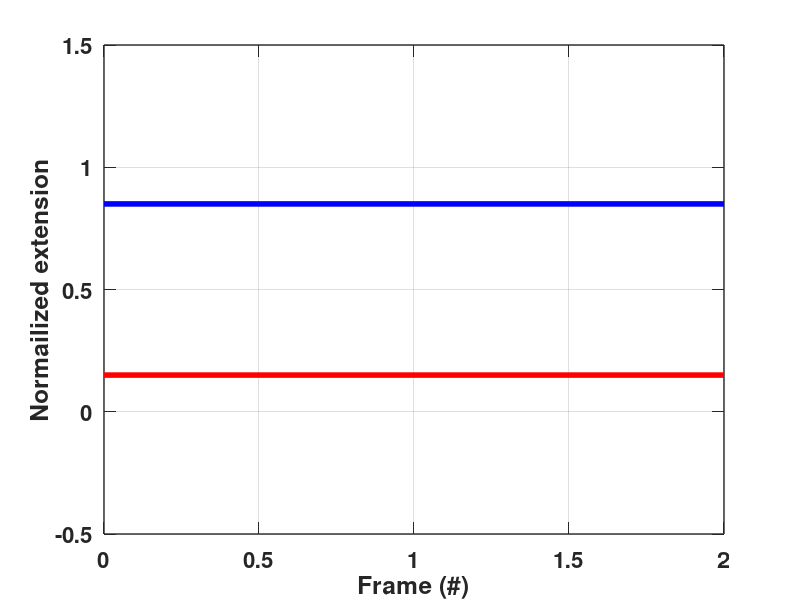

Source code (MATLAB):
clear all
close all
clc

cpath = 'C:\Users\tylab\Desktop\HK_R\HMM_MJ';
dpath = 'C:\Users\tylab\Desktop\HK_R\HMM_MJ\30% PG\WT\2018.06.12 _ Refolding trace (1.2kHz)\5pN';
fpath = 'C:\Users\tylab\Desktop\HK_R\HMM_MJ\Synchronized\WT'; % 5 Hz
%%%% Intermediate --> scaling = 50nm
%%%% Refolding --> scaling = 24nm at 5pN
%%
saving = 0;
%%
cd(dpath);
RTraw=dir(['*.txt']);
S = struct(RTraw);
nfile = size(RTraw,1);

la = 30000;
display(['Set acquisition rate (Hz)']);
fps = str2num(input('Set acquisition rate (Hz): ','s'));
fc = 60;
fs2 = 20;
fs3 = 10;
fs = 5;
fs3 = 30;

RTz = {};
smoothRTz={};
Transz ={};
Norz = {};
Cutz = {};

for i = 1:nfile
    RTz{i}=load(S(i).name);
end

cd(cpath)
a = 22;  %Normailized facfor 26 for 6pN, 22 for 5pN

Minz = {};

for j = 1:nfile
    smoothRTz{j} = medfilt1(RTz{j},fps/fs);
    Minz{j} = min(smoothRTz{j});
    Transz{j} = RTz{j} - Minz{j} + a/4;
    Norz{j} = (Transz{j})/a;
end

tis = {};

refoldingz = 0.15;
notrefoldingz = 0.85;

if 1
    for i = 1:nfile
        m = 0.01;
        x = 0.05;
        figure(100+i);
        f=figure(100+i);
        Screensize = get( groot, 'Screensize' );
        set(f, 'Position', [600, 100, Screensize(3)*0.65, Screensize(4)*0.85 ]);
        figp = get(gcf,'Position');
        set(0,'DefaultFigurePosition', figp);
        display(['Shift traces of cycle' num2str(i)])
        
        while 1
            f;
            plot(Norz{i},'Color',[0.7 0.7 0.7],'LineWidth',1.5);
            hold on;
            axis([0 length(Norz{i}) -0.4 1.4]);
            plot(get(gca,'xlim'), [refoldingz refoldingz],'r','LineWidth',4);
            hold on;
            %plot(get(gca,'xlim'),[refoldingI1 refoldingI1],'Color',[1 0.5 0],'LineWidth',2);
            %plot(get(gca,'xlim'),[refoldingI2 refoldingI2],'g','LineWidth',2);
            plot(get(gca,'xlim'),[notrefoldingz notrefoldingz],'b','LineWidth',4);
            hold on;
            plot(medfilt1(Norz{i},fps/fs3),'y','LineWidth',1.5);
            plot(medfilt1(Norz{i},fps/fs),'k','LineWidth',1.5);
            
            axis([0 length(Norz{i}) -0.4 1.4]);
            grid on;
            set(gca, 'fontsize', 16, 'linewidth', 1, 'fontweight', 'bold','TickLength',[0.02 0.02]);
            xlabel('Time (s)'); ylabel('Normalized extension (nm)');
            
            ans = getkey
            if ans == 28
                Norz{i} = Norz{i} - m;
            elseif ans == 29
                Norz{i} =Norz{i} + m;
            elseif ans == 30
                Norz{i} = Norz{i} + x;
            elseif ans == 31
                Norz{i} = Norz{i} - x;
            else
                break
            end
            clf(f);
        end
        pause;
        getpts
        tis{i} = ans;
        ao= tis{i}(1);
        co = tis{i}(end);
        Mnorz(i) = mean(Norz{i}(ao:co));
        Norz{i} = Norz{i}- (Mnorz(i) - refoldingz);
        
        if length(Norz{i}) < la
            N(i) = 1;
            Cutz{i}{1} = Norz{i};
        else
            N(i) = ceil(length(Norz{i})./la);
            for j = 1:N(i)-1
                Cutz{i}{j} = Norz{i}(1+la*(j-1):la*(j));
            end
            
            for j = N(i)
                Cutz{i}{j} = Norz{i}(1+la*(j-1):end);
            end
        end
        close(100+i);
    end
    
      for i = 1:nfile
        m = 0.25;
        x = 0.5;
        figure(10+i);
        f=figure(10+i);
        Screensize = get( groot, 'Screensize' );
        set(f, 'Position', [600, 100, Screensize(3)*0.65, Screensize(4)*0.85 ]);
        figp = get(gcf,'Position');
        set(0,'DefaultFigurePosition', figp);
        display(['Shift traces of cycle' num2str(i)])
        
        while 1
            f;
            plot(stt_a206g{j},'k','LineWidth',1.5);
            hold on;
            axis([0 length(stt_a206g{j}) -5 85]);
            plot(get(gca,'xlim'), [zup zup],'m','LineWidth',3);
            hold on;
            plot(medfilt1(stt_a206g{j},20),'y','LineWidth',1.5);
            axis([0 length(stt_a206g{j}) -5 85]);
            grid on;
            set(gca, 'fontsize', 16, 'linewidth', 1, 'fontweight', 'bold','TickLength',[0.02 0.02]);
            xlabel('Time (s)'); ylabel('Normalized extension (nm)');
            
            ans = getkey
            if ans == 28
                stt_a206g{j} = stt_a206g{j} - m;
            elseif ans == 29
                stt_a206g{j} =stt_a206g{j} + m;
            elseif ans == 30
                stt_a206g{j} = stt_a206g{j} + x;
            elseif ans == 31
                stt_a206g{j} = stt_a206g{j} - x;
            else
                break
            end
            clf(f);
        end
        pause;
        getpts
        tis{i} = ans;
        ao= tis{i}(1);
        co = tis{i}(end);
        Mnorz(i) = mean(stt_a206g{j}(ao:co));
        stt_a206g{j} = stt_a206g{j}- (Mnorz(i) - zup);
        
        if length(stt_a206g{j}) < la
            N(i) = 1;
            Cutz{i}{1} = stt_a206g{j};
        else
            N(i) = ceil(length(stt_a206g{j})./la);
            for j = 1:N(i)-1
                Cutz{i}{j} = stt_a206g{j}(1+la*(j-1):la*(j));
            end
            
            for j = N(i)
                Cutz{i}{j} = stt_a206g{j}(1+la*(j-1):end);
            end
        end
        close(100+j);
    end
end

C =[0:0.05:1; 0:0.05:1; 0:0.05:1]';

if 1
    for i= 1:nfile
        for j = 1:N(i)
            figure(100*i+j);
            f=figure(100*i+j);
            Screensize = get( groot, 'Screensize' );
            set(f, 'Position', [600, 150, Screensize(3)*0.65, Screensize(4)*0.85 ]);
            figp = get(gcf,'Position');
            set(0,'DefaultFigurePosition', figp);
            
            plot(Cutz{i}{j},'color',C(j,:),'LineWidth',1.5);
            hold on;
            plot(medfilt1(Cutz{i}{j},floor(fps/fc)),'y','LineWidth',2);
            hold on;
            plot(medfilt1(Cutz{i}{j},fps/fs3),'g','LineWidth',1.5);
            plot(medfilt1(Cutz{i}{j},fps/fs),'b','LineWidth',2);
            grid on;
            set(gca, 'fontsize', 16, 'linewidth', 1, 'fontweight', 'bold','TickLength',[0.02 0.02]);
            axis([0 length(Cutz{i}{j})+2 -0.5 1.5]);
            xlabel('Frame (#)'); ylabel('Normailized extension');
            plot(get(gca,'xlim'), [refoldingz refoldingz],'r','LineWidth',4);
            hold on;
            plot(get(gca,'xlim'),[notrefoldingz notrefoldingz],'b','LineWidth',4);
        end
    end
    figure(777);
    f=figure(777);
    Screensize = get( groot, 'Screensize' );
    set(f, 'Position', [600, 150, Screensize(3)*0.65, Screensize(4)*0.85 ]);
    figp = get(gcf,'Position');
    set(0,'DefaultFigurePosition', figp);
    
    plot(cell2mat(Norz'),'color',C(j,:),'LineWidth',1.5);
    hold on;
    plot(medfilt1(cell2mat(Norz'),floor(fps/fc)),'y','LineWidth',2);
    hold on;
    plot(medfilt1(cell2mat(Norz'),fps/fs),'b','LineWidth',2);
    grid on;
    set(gca, 'fontsize', 16, 'linewidth', 1, 'fontweight', 'bold','TickLength',[0.02 0.02]);
    axis([0 length(cell2mat(Norz'))+2 -0.5 1.5]);
    plot(get(gca,'xlim'), [refoldingz refoldingz],'r','LineWidth',4);
    hold on;
    plot(get(gca,'xlim'),[notrefoldingz notrefoldingz],'b','LineWidth',4);
    xlabel('Frame (#)'); ylabel('Normailized extension');
end

sss = find(dpath == '8');

if saving
    for i = 1:nfile
        for j =1:N(i)
            cd(fpath)
            Norsmothz{i}= medfilt1(Cutz{i}{j},floor(fps/fc));
            temp = Norsmothz{i}(floor(fps/(fc*3)):end-floor(fps/(fc*3)));
            save(['60Hz window-',dpath(sss-1:sss+6),'_',S(i).name(1:7),'_',num2str(i),'_',num2str(j),'.txt'],'temp','-ascii')
        end
    end
    
    
    for i = 1:nfile
        for j =1:N(i)
            cd(fpath)
            Norsmothz{i}= medfilt1(Cutz{i}{j},fps/fs);
            temp = Norsmothz{i}(floor(fps/(fs*3)):end-floor(fps/(fs*3)));
            save(['5Hz window-',dpath(sss-1:sss+6),'_',S(i).name(1:7),'_',num2str(i),'_',num2str(j),'.txt'],'temp','-ascii')
        end
    end
    
    for i = 1:nfile
        for j =1:N(i)
            cd(fpath)
            Norsmothz{i}= Cutz{i}{j};
            temp = Norsmothz{i};
            save([num2str(fps),'Hz window-',dpath(sss-1:sss+6),'_',S(i).name(1:7),'_',num2str(i),'_',num2str(j),'.txt'],'temp','-ascii')
        end
    end
    
     for i = 1:nfile
        for j =1:N(i)
            cd(fpath)
            Norsmothz{i}= medfilt1(Cutz{i}{j},fps/fs2);
            temp = Norsmothz{i}(floor(fps/(fs2*3)):end-floor(fps/(fs2*3)));
            save(['20Hz window-',dpath(sss-1:sss+6),'_',S(i).name(1:7),'_',num2str(i),'_',num2str(j),'.txt'],'temp','-ascii')
        end
    end
    
    
    for i = 1:nfile
        for j =1:N(i)
            cd(fpath)
            Norsmothz{i}= medfilt1(Cutz{i}{j},fps/fs3);
            temp = Norsmothz{i}(floor(fps/(fs3*3)):end-floor(fps/(fs3*3)));
            save(['10Hz window-',dpath(sss-1:sss+6),'_',S(i).name(1:7),'_',num2str(i),'_',num2str(j),'.txt'],'temp','-ascii')
        end
    end
    cd(cpath)
end

if 0
    
    clear all
    close all
    clc
    
    cpath = 'C:\Users\tylab\Desktop\HK_R';
    dpath = 'C:\Users\tylab\Desktop\HK_R\HMM_HS\Reshaping_WT (HS + 30% PG)\5pN\60Hz';
    epath = 'C:\Users\tylab\Desktop\HK_R\HMM_HS\Reshaping_WT (HS)\5pN\16.67-ms window';
    
    %%%% Intermediate --> scaling = 50nm
    %%%% Refolding --> scaling = 24nm at 5pN
    %%
    saving = 1;
    %%
    
    refoldingz = 0.15;
    notrefoldingz = 0.85;
    
    cd(dpath);
    RTrawhs=dir(['*.txt']);
    Shs = struct(RTrawhs);
    nfilehs = size(RTrawhs,1);
    
    RThs = {};
    
    
    for i = 1:nfilehs
        RThs{i}=load(Shs(i).name);
    end
    
    
    cd(epath);
    RTraw=dir(['*.txt']);
    S = struct(RTraw);
    nfile = size(RTraw,1);
    
    RT = {};
    
    for i = 1:nfile
        RT{i}=load(S(i).name);
    end
    
    cd(cpath);
    
    
    RT_total = cell2mat(RT');
    RT_totalhs = cell2mat(RThs');
    
    figure(1)
    
    subplot(2,1,1)
    plot((1:length(RT_total))./ 1200,RT_total,'k','LineWidth',1.5);
    hold on;
    plot((1:length(RT_total))./1200,medfilt1(RT_total,10),'y','LineWidth',1.5);
    grid on;
    plot(get(gca,'xlim'), [refoldingz refoldingz],'r','LineWidth',4);
    hold on;
    plot(get(gca,'xlim'),[notrefoldingz notrefoldingz],'b','LineWidth',4);
    set(gca, 'fontsize', 16, 'linewidth', 1, 'fontweight', 'bold','TickLength',[0.02 0.02]);
    xlabel('Time (s)'); ylabel('Normailized extension');
    %title('Normal MT-60Hz tracking')
    legend('60Hz raw trace','167-ms median-filtered','Location','Best')
    legend(gca,'boxoff')
    subplot(2,1,2)
    plot((1:length(RT_totalhs))./1200,RT_totalhs,'k','LineWidth',1.5);
    hold on;
    plot((1:length(RT_totalhs))./1200,medfilt1(RT_totalhs,120),'y','LineWidth',1.5);
    grid on;
    plot(get(gca,'xlim'), [refoldingz refoldingz],'r','LineWidth',4);
    hold on;
    plot(get(gca,'xlim'),[notrefoldingz notrefoldingz],'b','LineWidth',4);
    set(gca, 'fontsize', 16, 'linewidth', 1, 'fontweight', 'bold','TickLength',[0.02 0.02]);
    title('High-speed MT-1200Hz tracking')
    xlabel('Time (s)'); ylabel('Normailized extension');
    legend('60Hz-smoothed trace from 1200Hz raw trace','100-ms median-filtered (median-filter twice)','Location','Best')
    legend(gca,'boxoff')
    
    figure(2)
    plot((1:length(RT_total))./1200,RT_total,'g','LineWidth',1.5);
    hold on;
    plot((1:length(RT_totalhs))./1200,RT_totalhs,'b','LineWidth',1.5);
    hold on;
    grid on;
    set(gca, 'fontsize', 16, 'linewidth', 1, 'fontweight', 'bold','TickLength',[0.02 0.02]);
    
    xlabel('Time (s)'); ylabel('Normailized extension');
end
